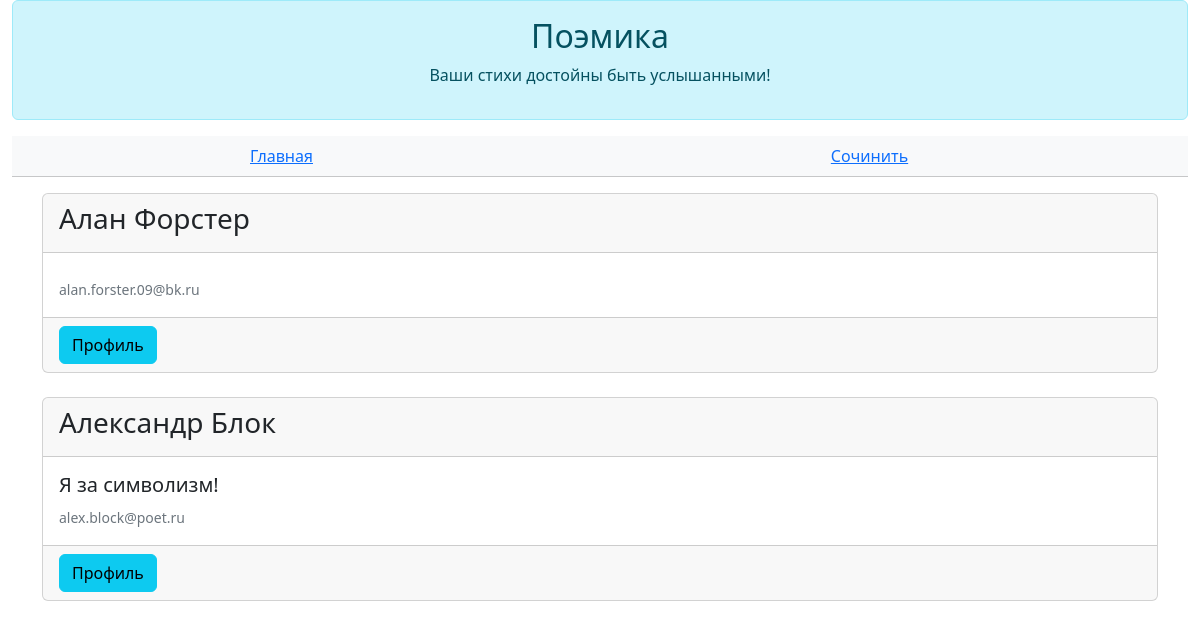
The app's page /authors, older data.
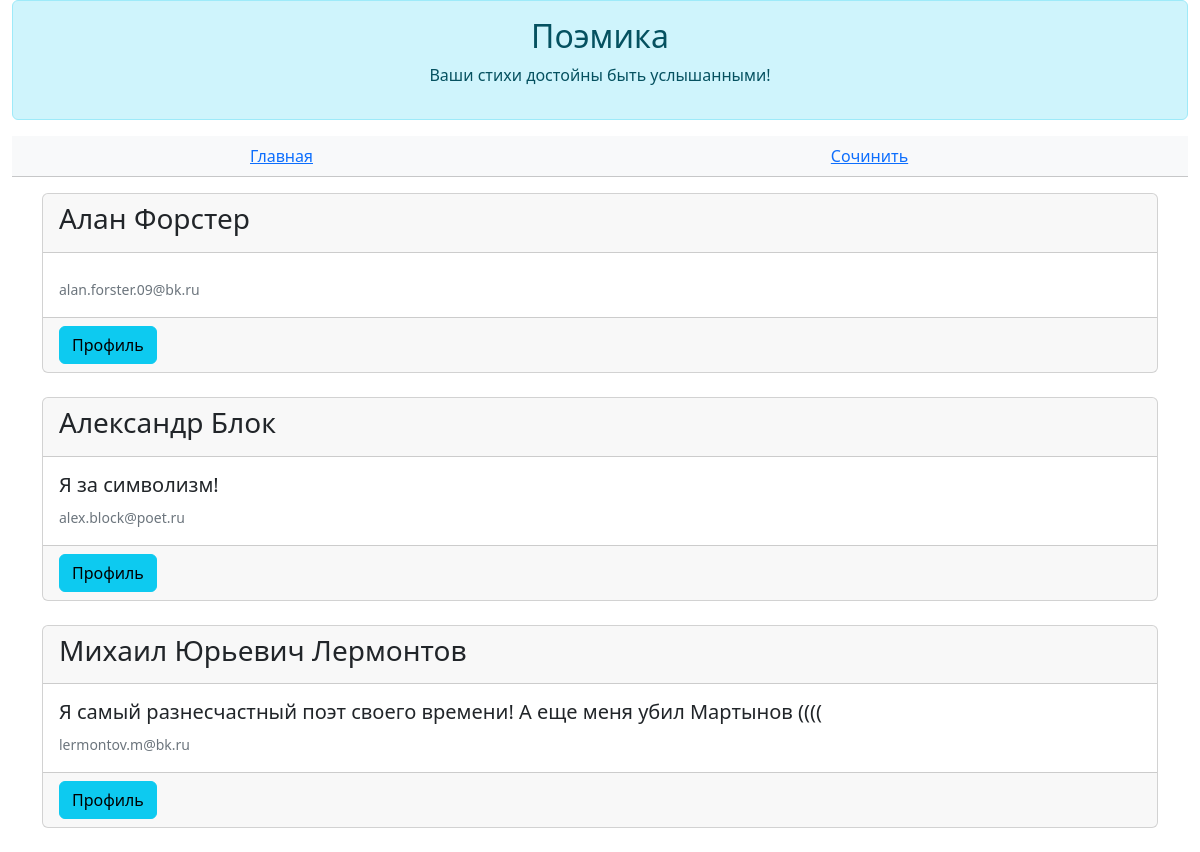
The same page, newer data.
### data/all_models.py (models this page shows)
class User(SqlAlchemyBase, UserMixin, SerializerMixin):
    __tablename__ = "users"
    id = sqlalchemy.Column(sqlalchemy.Integer, primary_key=True, autoincrement=True)
    login = sqlalchemy.Column(sqlalchemy.String)
    name = sqlalchemy.Column(sqlalchemy.String, default="Неизвестный")
    email = sqlalchemy.Column(sqlalchemy.String, unique=True)
    description = sqlalchemy.Column(sqlalchemy.Text, default="Я поэт, тем и интересен")
    hashed_password = sqlalchemy.Column(sqlalchemy.String)
    poems = orm.relationship("Poem", back_populates="author")

### main.py (the view)
@author_actions.route("/authors")
def authors():
    users = db.query(User).order_by(User.login).all()
    return flask.render_template("authors.html", users=users)

### templates/authors.html
{% extends 'base.html' %}
{% block _header %}
    <table class="table table-light text-center">
        <tbody>
            <tr>
                <td>
                    <a href="/">Главная</a>
                </td>
                <td>
                    <a href="/poem/create">Сочинить</a>
                </td>
            </tr>
        </tbody>
    </table>
{% endblock %}
{% block _body %}
    {% for user in users %}
        <div class="card">
            <div class="card-header">
                <h3>{{user.login}}</h3>
            </div>
            <div class="card-body">
                <h5 class="card-text">{{user.description}}</h5>
                <small class="card-title"><span class="text-secondary">{{user.email}}</span></small>
            </div>
            <div class="card-footer">
                <button class="btn btn-info" onclick="location.href='/authors/{{user.id}}'">Профиль</button>
            </div>
        </div>
        <br/>
    {% endfor %}
{% endblock %}

Row changes from the older to the newer data that the page shows:
added User: login "Михаил Юрьевич Лермонтов", description "Я самый разнесчастный поэт своего времени! А еще меня убил Мартынов ((((", email "lermontov.m@bk.ru"
